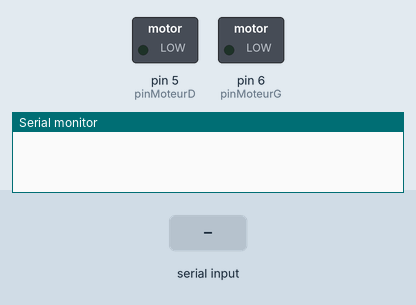
Simulated run of this sketch. Board: Arduino Uno, built with avr-gcc and run on an emulated ATmega328P. Parts: switched loads named in the sketch (green lamp = pin HIGH), the last lines printed to the serial monitor. The inputs (shaded band) are chosen by the test bench.

Above: at 1.2 s.
1.3 s: "avancer" received over the second serial link
At 1.7 s:
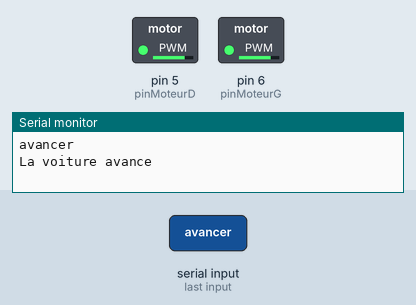
2.8 s: "droite" received over the second serial link
At 4.0 s:
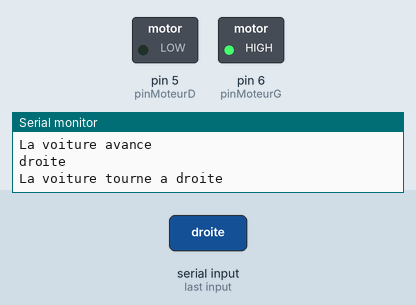
4.3 s: "gauche" received over the second serial link
At 5.1 s:
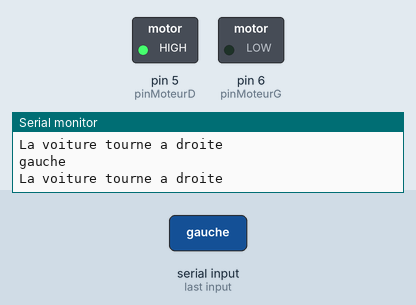
5.8 s: "stop" received over the second serial link
At 7.2 s:
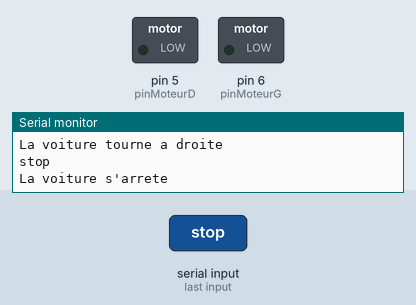
Timing chart, 0 to 8.3 s (numbered marks = the images above; inputs shaded):
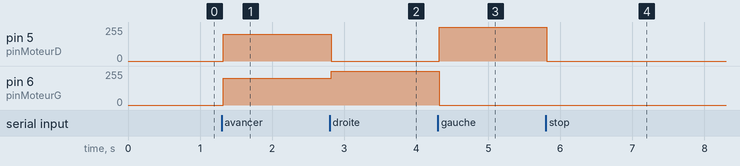

Measured:
- after the input at 1.3 s, pin 5 (pinMoteurD), pin 6 (pinMoteurG): 0/255 → 200/255 at once
- after the input at 2.8 s, pin 5 (pinMoteurD): 200/255 → 0/255 at once; pin 6 (pinMoteurG): 200/255 → 255/255 at once
- after the input at 4.3 s, pin 5 (pinMoteurD): 0/255 → 255/255 at once; pin 6 (pinMoteurG): 255/255 → 0/255 at once
- after the input at 5.8 s, pin 5 (pinMoteurD): 255/255 → 0/255 at once

The sketch:

drone.ino
```cpp
#include <SoftwareSerial.h>

int pinMoteurD=5;
int pinMoteurG=6;

SoftwareSerial hc06(2,3);
String ordre;

void setup(){
  //Initialize Serial Monitor
  Serial.begin(9600);
  hc06.begin(9600);
  pinMode(pinMoteurD, OUTPUT);
  pinMode(pinMoteurD, OUTPUT);

}

void loop(){


  while (hc06.available())
  {

    delay(3);

    char c=(hc06.read());
    ordre += c;

    }


  if (ordre =="avancer"){
        Serial.println(ordre);
    Serial.println("La voiture avance");
    analogWrite(pinMoteurD, 200);
    analogWrite(pinMoteurG, 200);

  }


if (ordre =="stop"){
        Serial.println(ordre);
    Serial.println("La voiture s'arrete");
        analogWrite(pinMoteurD, 0);
    analogWrite(pinMoteurG, 0);

  }

  if (ordre =="droite"){
        Serial.println(ordre);
    Serial.println("La voiture tourne a droite");
        analogWrite(pinMoteurD, 0);
    analogWrite(pinMoteurG, 255);

  }

  if (ordre =="gauche"){
    Serial.println(ordre);
    Serial.println("La voiture tourne a droite");
    analogWrite(pinMoteurD, 255);
    analogWrite(pinMoteurG, 0);

  }

    if (ordre!="")
  {

    ordre="";


  }

}
```
